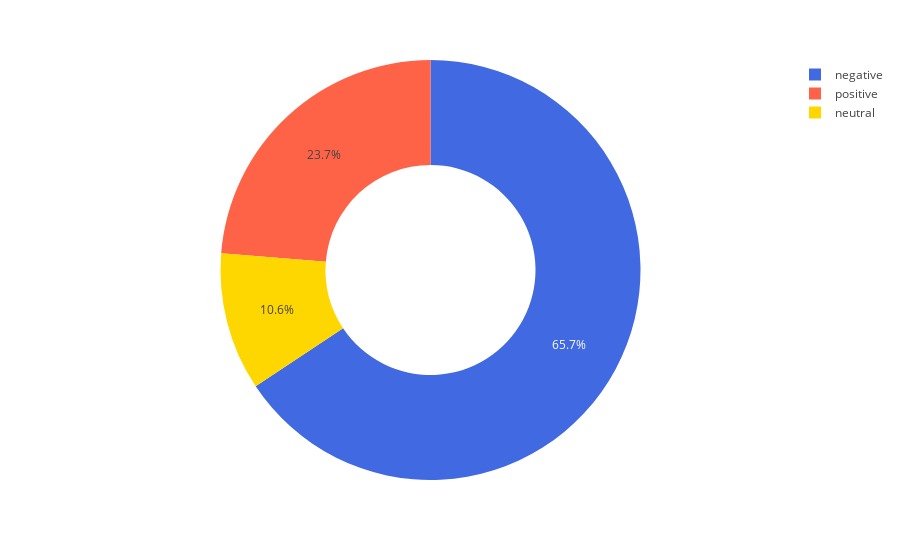

Here is the notebook cell this chart was saved with:
### Code cell
fig = px.pie(data_frame= group_df[group_df['clean_BE'] == 1],
       names = group_df[group_df['clean_BE'] == 1].sentiment,
       color_discrete_sequence = [ 'tomato', 'tomato', 'gold'],
       category_orders = {"sentiment": ['positive' ,'negative' 'neutral']},
       hole= 0.5)
fig.show()

### Figure 1 — Plotly figure (JSON) as saved in the notebook; plotly's stock layout.template omitted (floating-point values rounded to 4 significant figures; data arrays with more than 128 entries replaced by an {"elided": "..."} marker saying what was removed)
{"data": [{"domain": {"x": [0, 1], "y": [0, 1]}, "hole": 0.5, "hovertemplate": "label=%{label}<extra></extra>", "labels": {"elided": "198 str values"}, "legendgroup": "", "name": "", "showlegend": true, "type": "pie"}], "layout": {"legend": {"tracegroupgap": 0}, "margin": {"t": 60}, "piecolorway": ["royalblue", "tomato", "gold"]}}
